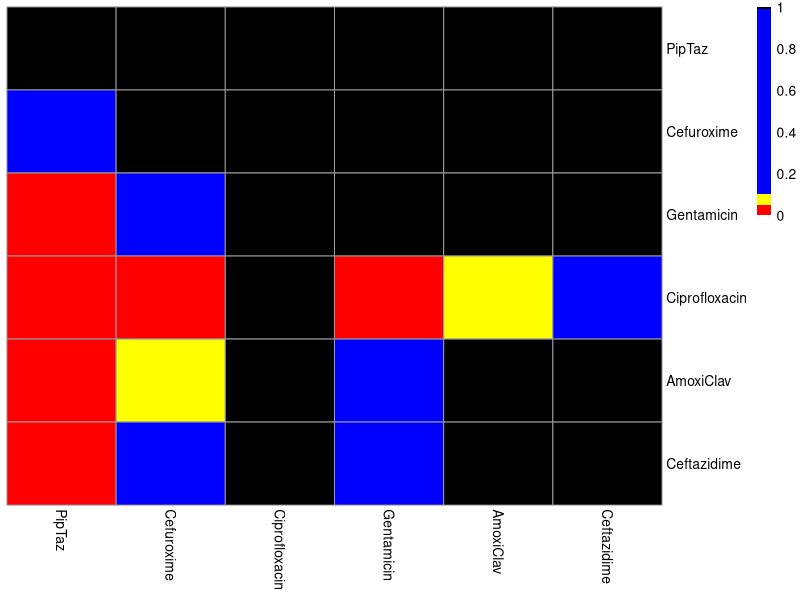

This figure's R source:
#### This code is not running at Florentine's computer


#packages
install.packages("reshape")
library(reshape)
library(ggplot2)
library(pheatmap)
library(dplyr)


options(dplyr.summarise.inform = FALSE)

#set wd and read data 
setwd("~/Documents/GitHub/Team_phylo")
clusterDF <- read.csv(file = "Data/ClusterSizeDF_Nov2022.csv", header = TRUE) # read in cluster df 

#sort data
DrugsToKeep <- c('Ciprofloxacin', "Gentamicin",  "Cefuroxime", "Ceftazidime", "AmoxiClav", "PipTaz")
clusterDF <- clusterDF[clusterDF$Drug %in% DrugsToKeep, ]
clusterDF$Drug<-factor(clusterDF$Drug, levels = c("PipTaz", "Cefuroxime", "Gentamicin" , "AmoxiClav", "Ceftazidime" , "Ciprofloxacin"))
levels(clusterDF$Drug)

df = data.frame(row.names = levels(clusterDF$Drug))

#For loop with nested for loop, that pairs two drugs 
for (i in 1:6){
  drug1 = levels(clusterDF$Drug)[i]
  pvaluelist<-c()
  for (j in 1:6){
    drug2 = levels(clusterDF$Drug)[j]
    print(paste(i,j))
    if (i < j){
      clusterDF_Pair = clusterDF[clusterDF$Drug %in% c(drug1,drug2),]
      #print(paste(i,j))
      #print(wilcox.test(clustersize ~ Drug, data=clusterDF_Pair)$p.value)
      pvaluelist<-c(pvaluelist,wilcox.test(clustersize ~ Drug, data=clusterDF_Pair)$p.value)
    }
    if (i >=j) pvaluelist<-c(pvaluelist,1)
  }
df[i]<-pvaluelist
}
names(df)<-levels(clusterDF$Drug)

#check to see what data looks like
View(df)

#Plot heatmap 
myheatmap <- pheatmap(
  df,
  color = c("red", "yellow", "blue", "black"),
  breaks = c(0, 0.05, 0.1, 0.99, 1),  
  cutree_rows = 1,
  treeheight_col = 0,
  treeheight_row = 0,
  fontsize = 10
)
